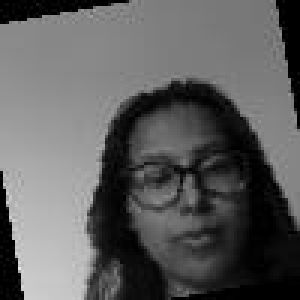
#> input picture face-recognition/augmented_dataset/Ojashwi/Ojashwi_0_rotated.jpg, 100 x 100 px (shown 3 times larger)
$ python lbph_live_recognition.py
#> lines starting #> are read from the running program, lines starting #| are printed output that depends on the picture; after the words box and inside, x2 and y2 are one past the last pixel; in counts of white or black regions, pixels touching at a corner belong together
import os
import numpy as np
from PIL import Image
import cv2
from sklearn.metrics.pairwise import euclidean_distances

# === Constants ===
DATASET_DIR = "augmented_dataset"
IMAGE_SIZE = (100, 100)  # LBP input size

# === LBP Function ===
def compute_lbp(image_array):
    height, width = image_array.shape
    lbp = np.zeros((height - 2, width - 2), dtype=np.uint8)

    for i in range(1, height - 1):
        for j in range(1, width - 1):
            center = image_array[i, j]
            binary = ''
            binary += '1' if image_array[i - 1, j - 1] >= center else '0'
            binary += '1' if image_array[i - 1, j] >= center else '0'
            binary += '1' if image_array[i - 1, j + 1] >= center else '0'
            binary += '1' if image_array[i, j + 1] >= center else '0'
            binary += '1' if image_array[i + 1, j + 1] >= center else '0'
            binary += '1' if image_array[i + 1, j] >= center else '0'
            binary += '1' if image_array[i + 1, j - 1] >= center else '0'
            binary += '1' if image_array[i, j - 1] >= center else '0'

            lbp[i - 1, j - 1] = int(binary, 2)
    return lbp

# === Histogram Function ===
def extract_histogram(lbp_img):
    hist, _ = np.histogram(lbp_img.ravel(), bins=256, range=(0, 256))
    hist = hist.astype("float")
    hist /= (hist.sum() + 1e-7)
    return hist

# === Load Training Data ===
def load_dataset():
    features = []
    labels = []

    for label in os.listdir(DATASET_DIR):
        person_path = os.path.join(DATASET_DIR, label)
        if not os.path.isdir(person_path):
            continue

        for file in os.listdir(person_path):
            img_path = os.path.join(person_path, file)
            img = Image.open(img_path).convert("L").resize(IMAGE_SIZE)
#> img is the input picture: PIL image 100x100 L; min 0, max 232, mean 93.6
            img_array = np.array(img)

            lbp = compute_lbp(img_array)
#> after the loop in compute_lbp, `for i in range(1, height - 1):`:
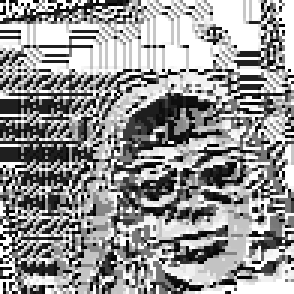
#> lbp: shape (98, 98) (shown 3 times larger); min 0, max 255, mean 149.1
            hist = extract_histogram(lbp)
#> in extract_histogram, `hist, _ = np.histogram(lbp_img.ravel(), bins=256, range=(0, 256))`: hist = 256 values, max 1907 at index 255, min 0 at index 21, mean 37.52
#> in extract_histogram, `hist /= (hist.sum() + 1e-7)`: hist = 256 values, max 0.199 at index 255, min 0 at index 21, mean 0.00391

            features.append(hist)
            labels.append(label)
#> pass 2 of the loop in load_dataset, `for label in os.listdir(DATASET_DIR):`:
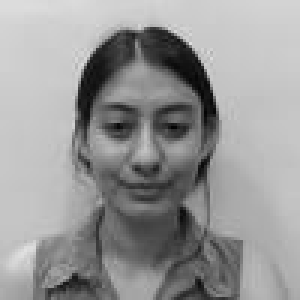
#> input picture face-recognition/augmented_dataset/Saya/Saya_0_flipped.jpg, 100 x 100 px (shown 3 times larger)
#> in load_dataset, img is the input picture: PIL image 100x100 L; min 3, max 225, mean 151.5
#> after the loop in compute_lbp (call 3), `for i in range(1, height - 1):`:
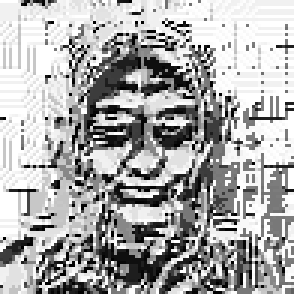
#> lbp: shape (98, 98) (shown 3 times larger); min 0, max 255, mean 170.8
#> in load_dataset, `hist = extract_histogram(lbp)`: hist = 256 values, max 0.157 at index 255, min 0 at index 25, mean 0.00391

    return features, labels

# === Predict Function ===
def predict_frame(gray_frame, train_features, train_labels):
    resized = cv2.resize(gray_frame, IMAGE_SIZE)
    lbp = compute_lbp(resized)
    hist = extract_histogram(lbp)

    distances = euclidean_distances([hist], train_features)[0]
    idx = np.argmin(distances)
    return train_labels[idx], distances[idx]

# === Main Real-Time Loop ===
def live_recognition():
    print(" Loading training data...")
    features, labels = load_dataset()
    print(f" Loaded {len(labels)} training images.\n")

    cap = cv2.VideoCapture(0)
    if not cap.isOpened():
        print(" Cannot access webcam.")
        return

    print(" Starting real-time face recognition...")

    while True:
        ret, frame = cap.read()
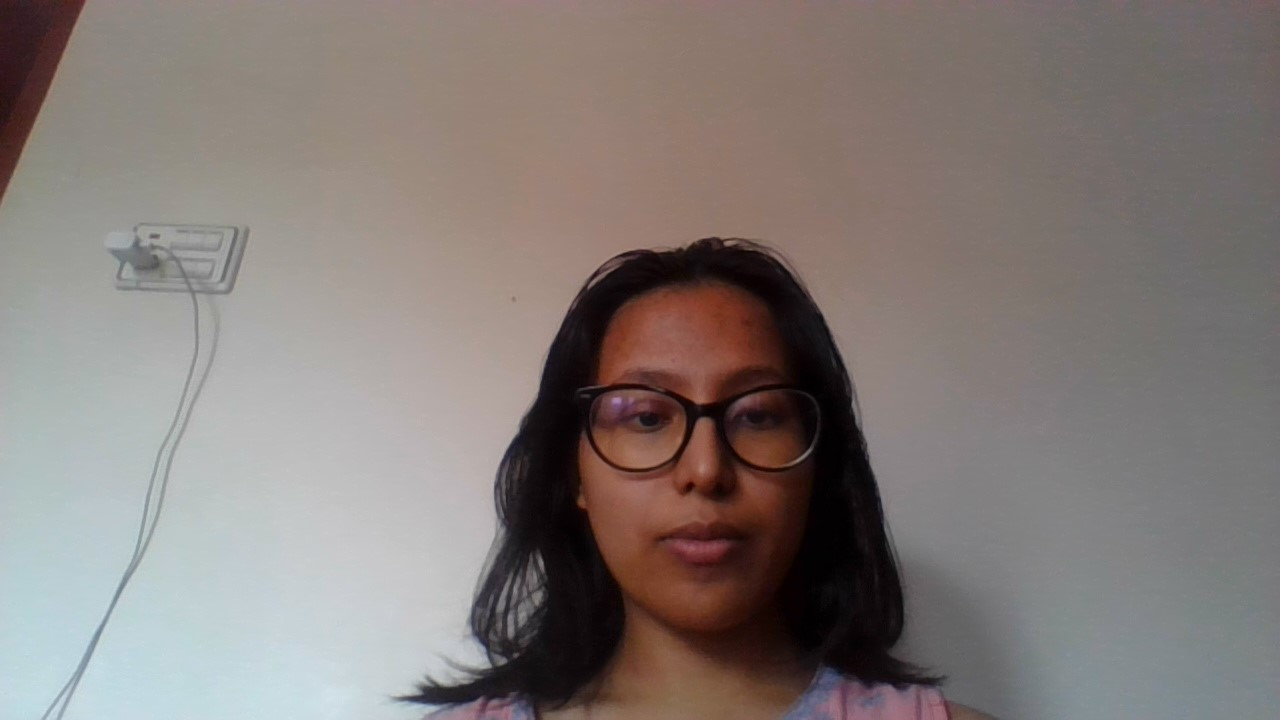
#> input picture face-recognition/dataset/Ojashwi/WIN_20250710_12_34_29_Pro.jpg, 1280 x 720 px, given in place of the camera
#> frame is the input picture: shape (720, 1280, 3); mean B, G, R 119.9, 123.3, 131.9
        if not ret:
            break

        gray = cv2.cvtColor(frame, cv2.COLOR_BGR2GRAY)
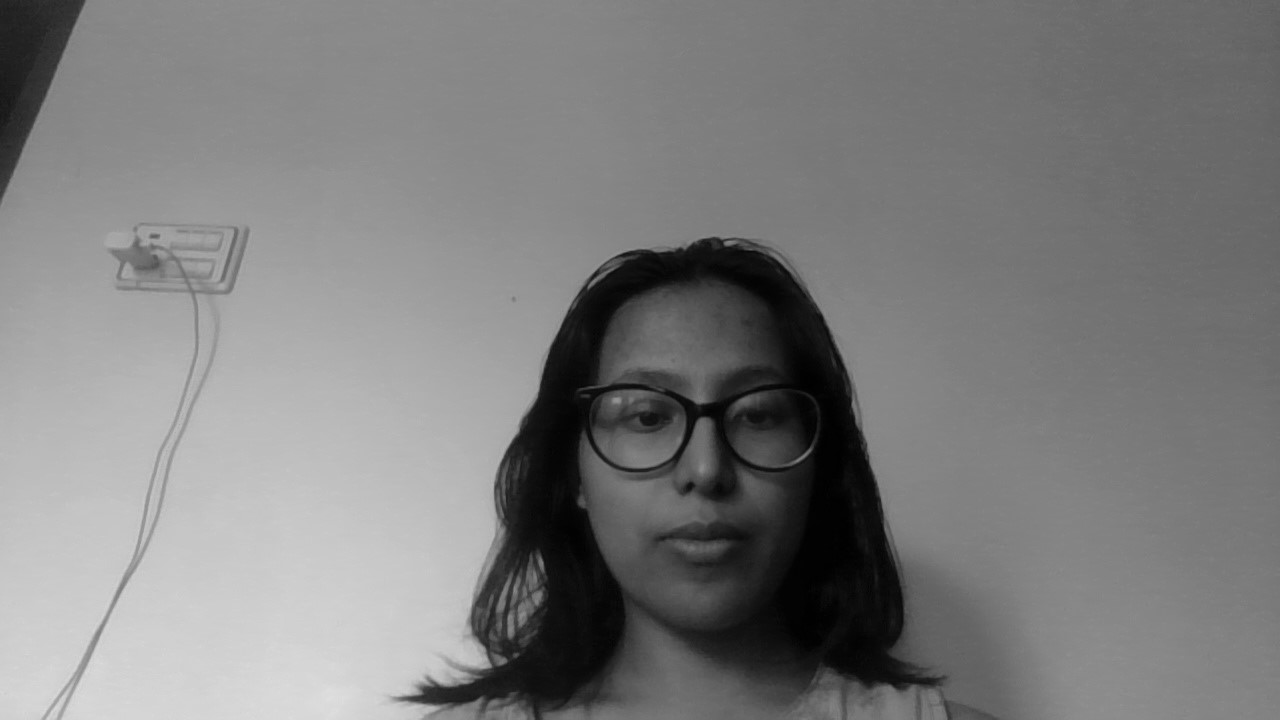
#> gray: shape (720, 1280); min 0, max 223, mean 125.5

        # Predict label
        name, distance = predict_frame(gray, features, labels)
#> in predict_frame, `resized = cv2.resize(gray_frame, IMAGE_SIZE)`:
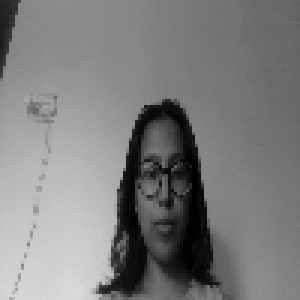
#> resized: shape (100, 100) (shown 3 times larger); min 0, max 220, mean 125.5
#> after the loop in compute_lbp (call 4), `for i in range(1, height - 1):`:
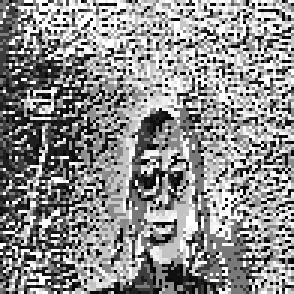
#> lbp: shape (98, 98) (shown 3 times larger); min 0, max 255, mean 141.1
#> in predict_frame, `hist = extract_histogram(lbp)`: hist = 256 values, max 0.124 at index 255, min 0 at index 101, mean 0.00391

        # Display name on frame
        label = f"{name} ({distance:.2f})"
        cv2.putText(frame, label, (20, 40), cv2.FONT_HERSHEY_SIMPLEX,
                    1, (0, 255, 0), 2)
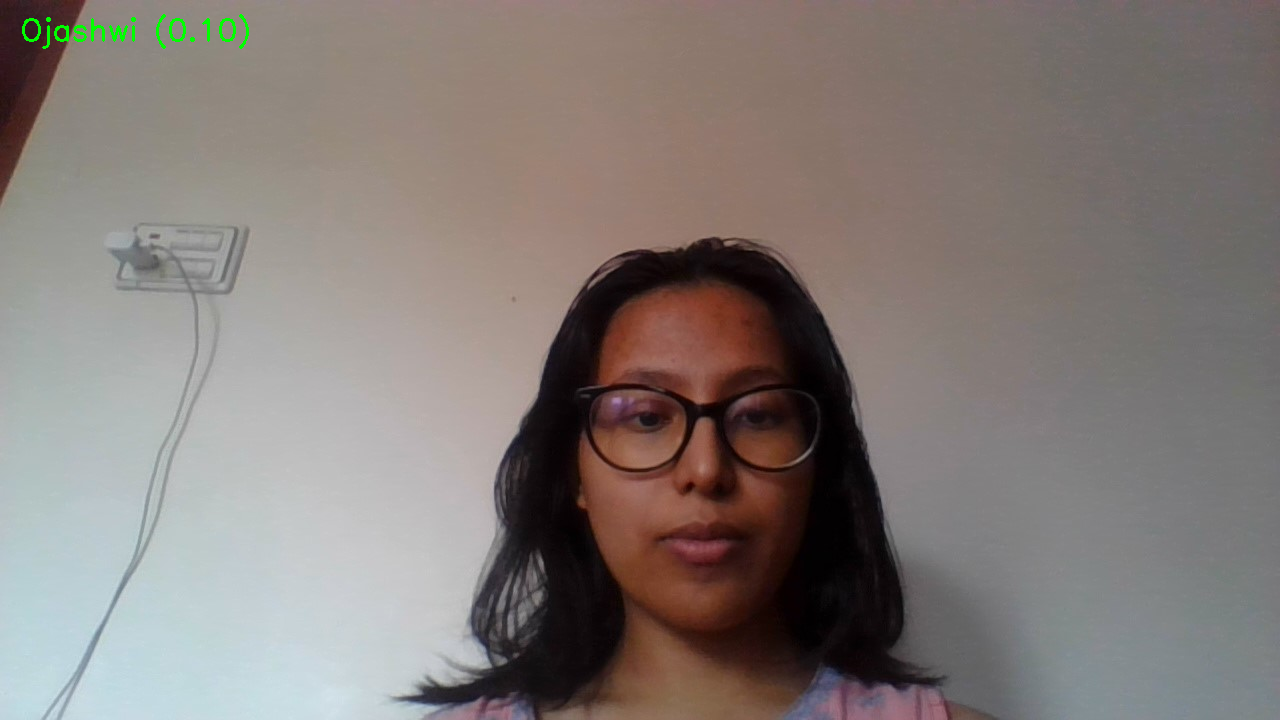
#> frame: shape (720, 1280, 3); 0.17% of pixels changed, all inside (x1, y1, x2, y2) = (22, 14, 249, 49)

        # Show the frame
        cv2.imshow("LBPH Real-Time Recognition", frame)

        key = cv2.waitKey(1)
#> (key Esc is pressed here)
        if key == 27:  # ESC to quit
            break

    cap.release()
    cv2.destroyAllWindows()

# === Run It ===
if __name__ == "__main__":
    live_recognition()
